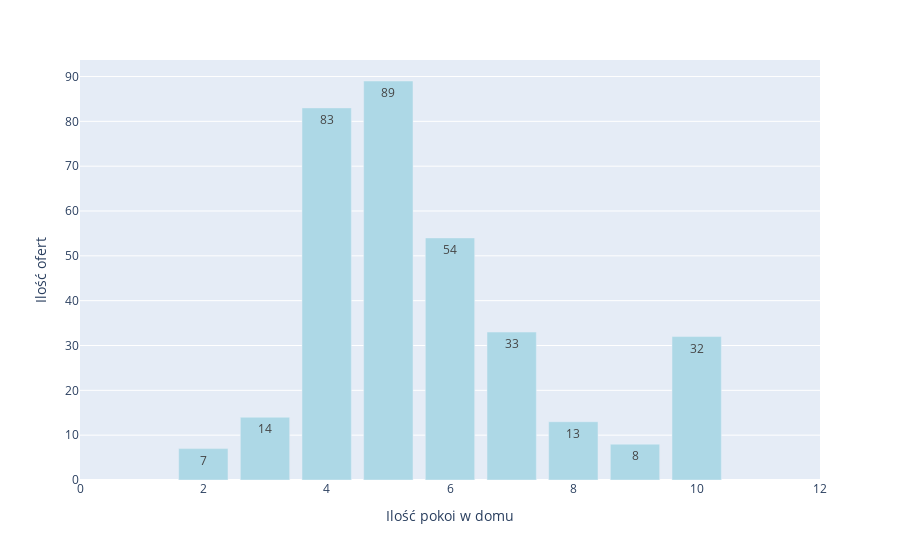

Notebook cell for this chart:
### Code cell
df = pd.DataFrame(data['Pokoje'].value_counts())

df.columns = ['Ilość ofert']
df.index.name = "Ilość pokoi w domu"
fig = px.bar(df, x=df.index, y='Ilość ofert', text='Ilość ofert')
fig.update_xaxes(range=[0,12])

fig.update_traces(marker_color='lightblue')
fig.update_layout(showlegend=False)
fig.show()

### Figure 1 — Plotly figure (JSON) as saved in the notebook; plotly's stock layout.template omitted (floating-point values rounded to 4 significant figures)
{"data": [{"alignmentgroup": "True", "hovertemplate": "Ilość pokoi w domu=%{x}<br>Ilość ofert=%{text}<extra></extra>", "legendgroup": "", "marker": {"color": "lightblue", "pattern": {"shape": ""}}, "name": "", "offsetgroup": "", "orientation": "v", "showlegend": false, "text": [89, 83, 54, 33, 32, 14, 13, 8, 7, 1], "textposition": "auto", "type": "bar", "x": [5, 4, 6, 7, 10, 3, 8, 9, 2, 504], "xaxis": "x", "y": [89, 83, 54, 33, 32, 14, 13, 8, 7, 1], "yaxis": "y"}], "layout": {"barmode": "relative", "legend": {"tracegroupgap": 0}, "margin": {"t": 60}, "showlegend": false, "xaxis": {"anchor": "y", "domain": [0, 1], "range": [0, 12], "title": {"text": "Ilość pokoi w domu"}}, "yaxis": {"anchor": "x", "domain": [0, 1], "title": {"text": "Ilość ofert"}}}}
